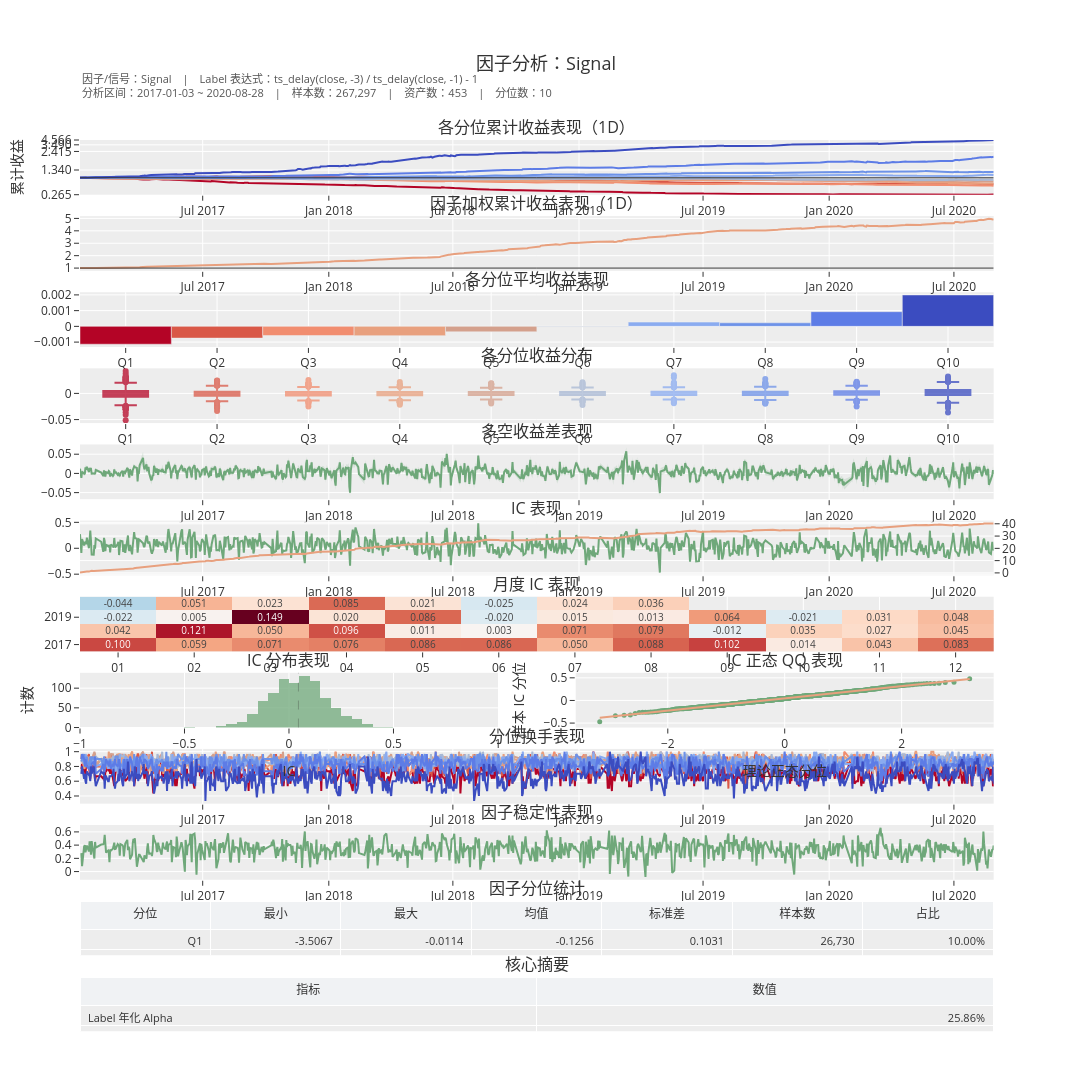

This figure's notebook cell:
### Code cell
# 检查信号绩效
dataset.show_signal_performance(signal)

### Figure 1 — Plotly figure (JSON) as saved in the notebook; plotly's stock layout.template omitted (floating-point values rounded to 4 significant figures; data arrays with more than 128 entries replaced by an {"elided": "..."} marker saying what was removed)
{"data": [{"customdata": {"elided": "891 float values"}, "hovertemplate": "日期=%{x}<br>分位=1<br>累计收益=%{customdata:.4f}<extra></extra>", "line": {"color": "#b40426", "width": 2}, "mode": "lines", "name": "1", "showlegend": false, "type": "scatter", "x": {"elided": "891 str values"}, "xaxis": "x", "y": {"elided": "891 float values"}, "yaxis": "y"}, {"customdata": {"elided": "891 float values"}, "hovertemplate": "日期=%{x}<br>分位=2<br>累计收益=%{customdata:.4f}<extra></extra>", "line": {"color": "#d95847", "width": 2}, "mode": "lines", "name": "2", "showlegend": false, "type": "scatter", "x": {"elided": "891 str values"}, "xaxis": "x", "y": {"elided": "891 float values"}, "yaxis": "y"}, {"customdata": {"elided": "891 float values"}, "hovertemplate": "日期=%{x}<br>分位=3<br>累计收益=%{customdata:.4f}<extra></extra>", "line": {"color": "#f18d6f", "width": 2}, "mode": "lines", "name": "3", "showlegend": false, "type": "scatter", "x": {"elided": "891 str values"}, "xaxis": "x", "y": {"elided": "891 float values"}, "yaxis": "y"}, {"customdata": {"elided": "891 float values"}, "hovertemplate": "日期=%{x}<br>分位=4<br>累计收益=%{customdata:.4f}<extra></extra>", "line": {"color": "#e8a07e", "width": 2}, "mode": "lines", "name": "4", "showlegend": false, "type": "scatter", "x": {"elided": "891 str values"}, "xaxis": "x", "y": {"elided": "891 float values"}, "yaxis": "y"}, {"customdata": {"elided": "891 float values"}, "hovertemplate": "日期=%{x}<br>分位=5<br>累计收益=%{customdata:.4f}<extra></extra>", "line": {"color": "#d4a08c", "width": 2}, "mode": "lines", "name": "5", "showlegend": false, "type": "scatter", "x": {"elided": "891 str values"}, "xaxis": "x", "y": {"elided": "891 float values"}, "yaxis": "y"}, {"customdata": {"elided": "891 float values"}, "hovertemplate": "日期=%{x}<br>分位=6<br>累计收益=%{customdata:.4f}<extra></extra>", "line": {"color": "#a8b8d4", "width": 2}, "mode": "lines", "name": "6", "showlegend": false, "type": "scatter", "x": {"elided": "891 str values"}, "xaxis": "x", "y": {"elided": "891 float values"}, "yaxis": "y"}, {"customdata": {"elided": "891 float values"}, "hovertemplate": "日期=%{x}<br>分位=7<br>累计收益=%{customdata:.4f}<extra></extra>", "line": {"color": "#8aabf0", "width": 2}, "mode": "lines", "name": "7", "showlegend": false, "type": "scatter", "x": {"elided": "891 str values"}, "xaxis": "x", "y": {"elided": "891 float values"}, "yaxis": "y"}, {"customdata": {"elided": "891 float values"}, "hovertemplate": "日期=%{x}<br>分位=8<br>累计收益=%{customdata:.4f}<extra></extra>", "line": {"color": "#6d92e8", "width": 2}, "mode": "lines", "name": "8", "showlegend": false, "type": "scatter", "x": {"elided": "891 str values"}, "xaxis": "x", "y": {"elided": "891 float values"}, "yaxis": "y"}, {"customdata": {"elided": "891 float values"}, "hovertemplate": "日期=%{x}<br>分位=9<br>累计收益=%{customdata:.4f}<extra></extra>", "line": {"color": "#5d7ce6", "width": 2}, "mode": "lines", "name": "9", "showlegend": false, "type": "scatter", "x": {"elided": "891 str values"}, "xaxis": "x", "y": {"elided": "891 float values"}, "yaxis": "y"}, {"customdata": {"elided": "891 float values"}, "hovertemplate": "日期=%{x}<br>分位=10<br>累计收益=%{customdata:.4f}<extra></extra>", "line": {"color": "#3b4cc0", "width": 2}, "mode": "lines", "name": "10", "showlegend": false, "type": "scatter", "x": {"elided": "891 str values"}, "xaxis": "x", "y": {"elided": "891 float values"}, "yaxis": "y"}, {"hoverinfo": "skip", "line": {"color": "#333333", "width": 1}, "mode": "lines", "name": "基准=1", "showlegend": false, "type": "scatter", "x": ["2017-01-03T00:00:00", "2020-08-28T00:00:00"], "xaxis": "x", "y": [1.111, 1.111], "yaxis": "y"}, {"hovertemplate": "日期=%{x}<br>累计收益=%{y:.4f}<extra></extra>", "line": {"color": "#E8A07E", "width": 2}, "mode": "lines", "name": "因子加权", "showlegend": false, "type": "scatter", "x": {"elided": "891 str values"}, "xaxis": "x2", "y": {"elided": "891 float values"}, "yaxis": "y2"}, {"hoverinfo": "skip", "hovertemplate": "", "line": {"color": "#333333", "width": 1}, "mode": "lines", "name": "基准=1", "showlegend": false, "type": "scatter", "x": ["2017-01-03T00:00:00.000000000", "2020-08-28T00:00:00.000000000"], "xaxis": "x2", "y": [1.0, 1.0], "yaxis": "y2"}, {"hovertemplate": "分位=%{x}<br>均值=%{y:.4f}<extra></extra>", "marker": {"color": ["#b40426", "#d95847", "#f18d6f", "#e8a07e", "#d4a08c", "#a8b8d4", "#8aabf0", "#6d92e8", "#5d7ce6", "#3b4cc0"]}, "name": "平均 Label 收益", "showlegend": false, "type": "bar", "x": ["Q1", "Q2", "Q3", "Q4", "Q5", "Q6", "Q7", "Q8", "Q9", "Q10"], "xaxis": "x3", "y": [-0.001134, -0.0007473, -0.0005796, -0.0005889, -0.0003441, -3.173e-05, 0.0002703, 0.0002265, 0.0009333, 0.001995], "yaxis": "y3"}, {"boxmean": false, "fillcolor": "#b40426", "hovertemplate": "分位=%{fullData.name}<br>Label=%{y:.4f}<extra></extra>", "line": {"color": "#b40426"}, "marker": {"color": "#b40426"}, "name": "Q1", "opacity": 0.75, "showlegend": false, "type": "box", "xaxis": "x4", "y": {"elided": "891 float values"}, "yaxis": "y4"}, {"boxmean": false, "fillcolor": "#d95847", "hovertemplate": "分位=%{fullData.name}<br>Label=%{y:.4f}<extra></extra>", "line": {"color": "#d95847"}, "marker": {"color": "#d95847"}, "name": "Q2", "opacity": 0.75, "showlegend": false, "type": "box", "xaxis": "x4", "y": {"elided": "891 float values"}, "yaxis": "y4"}, {"boxmean": false, "fillcolor": "#f18d6f", "hovertemplate": "分位=%{fullData.name}<br>Label=%{y:.4f}<extra></extra>", "line": {"color": "#f18d6f"}, "marker": {"color": "#f18d6f"}, "name": "Q3", "opacity": 0.75, "showlegend": false, "type": "box", "xaxis": "x4", "y": {"elided": "891 float values"}, "yaxis": "y4"}, {"boxmean": false, "fillcolor": "#e8a07e", "hovertemplate": "分位=%{fullData.name}<br>Label=%{y:.4f}<extra></extra>", "line": {"color": "#e8a07e"}, "marker": {"color": "#e8a07e"}, "name": "Q4", "opacity": 0.75, "showlegend": false, "type": "box", "xaxis": "x4", "y": {"elided": "891 float values"}, "yaxis": "y4"}, {"boxmean": false, "fillcolor": "#d4a08c", "hovertemplate": "分位=%{fullData.name}<br>Label=%{y:.4f}<extra></extra>", "line": {"color": "#d4a08c"}, "marker": {"color": "#d4a08c"}, "name": "Q5", "opacity": 0.75, "showlegend": false, "type": "box", "xaxis": "x4", "y": {"elided": "891 float values"}, "yaxis": "y4"}, {"boxmean": false, "fillcolor": "#a8b8d4", "hovertemplate": "分位=%{fullData.name}<br>Label=%{y:.4f}<extra></extra>", "line": {"color": "#a8b8d4"}, "marker": {"color": "#a8b8d4"}, "name": "Q6", "opacity": 0.75, "showlegend": false, "type": "box", "xaxis": "x4", "y": {"elided": "891 float values"}, "yaxis": "y4"}, {"boxmean": false, "fillcolor": "#8aabf0", "hovertemplate": "分位=%{fullData.name}<br>Label=%{y:.4f}<extra></extra>", "line": {"color": "#8aabf0"}, "marker": {"color": "#8aabf0"}, "name": "Q7", "opacity": 0.75, "showlegend": false, "type": "box", "xaxis": "x4", "y": {"elided": "891 float values"}, "yaxis": "y4"}, {"boxmean": false, "fillcolor": "#6d92e8", "hovertemplate": "分位=%{fullData.name}<br>Label=%{y:.4f}<extra></extra>", "line": {"color": "#6d92e8"}, "marker": {"color": "#6d92e8"}, "name": "Q8", "opacity": 0.75, "showlegend": false, "type": "box", "xaxis": "x4", "y": {"elided": "891 float values"}, "yaxis": "y4"}, {"boxmean": false, "fillcolor": "#5d7ce6", "hovertemplate": "分位=%{fullData.name}<br>Label=%{y:.4f}<extra></extra>", "line": {"color": "#5d7ce6"}, "marker": {"color": "#5d7ce6"}, "name": "Q9", "opacity": 0.75, "showlegend": false, "type": "box", "xaxis": "x4", "y": {"elided": "891 float values"}, "yaxis": "y4"}, {"boxmean": false, "fillcolor": "#3b4cc0", "hovertemplate": "分位=%{fullData.name}<br>Label=%{y:.4f}<extra></extra>", "line": {"color": "#3b4cc0"}, "marker": {"color": "#3b4cc0"}, "name": "Q10", "opacity": 0.75, "showlegend": false, "type": "box", "xaxis": "x4", "y": {"elided": "891 float values"}, "yaxis": "y4"}, {"hovertemplate": "日期=%{x}<br>Spread=%{y:.4f}<extra></extra>", "line": {"color": "#6FA87A", "width": 2}, "mode": "lines", "name": "Top−Bottom", "showlegend": false, "type": "scatter", "x": {"elided": "891 str values"}, "xaxis": "x5", "y": {"elided": "891 float values"}, "yaxis": "y5"}, {"fill": "toself", "fillcolor": "rgba(111, 168, 122, 0.18)", "hoverinfo": "skip", "line": {"color": "rgba(0,0,0,0)"}, "name": "Spread 误差带", "showlegend": false, "type": "scatter", "x": {"elided": "1782 str values"}, "xaxis": "x5", "y": {"elided": "1782 float values"}, "yaxis": "y5"}, {"hovertemplate": "日期=%{x}<br>IC=%{y:.4f}<extra></extra>", "line": {"color": "#6FA87A", "width": 2}, "mode": "lines", "name": "日度 IC", "showlegend": false, "type": "scatter", "x": {"elided": "891 str values"}, "xaxis": "x6", "y": {"elided": "891 float values"}, "yaxis": "y6"}, {"hovertemplate": "日期=%{x}<br>累计 IC=%{y:.4f}<extra></extra>", "line": {"color": "#E8A07E", "width": 2}, "mode": "lines", "name": "累计 IC", "showlegend": false, "type": "scatter", "x": {"elided": "891 str values"}, "xaxis": "x6", "y": {"elided": "891 float values"}, "yaxis": "y7"}, {"colorscale": [[0, "rgb(5,48,97)"], [0.1, "rgb(33,102,172)"], [0.2, "rgb(67,147,195)"], [0.3, "rgb(146,197,222)"], [0.4, "rgb(209,229,240)"], [0.5, "rgb(247,247,247)"], [0.6, "rgb(253,219,199)"], [0.7, "rgb(244,165,130)"], [0.8, "rgb(214,96,77)"], [0.9, "rgb(178,24,43)"], [1, "rgb(103,0,31)"]], "hovertemplate": "年=%{y}<br>月=%{x}<br>IC=%{z:.4f}<extra></extra>", "showscale": false, "text": [["0.100", "0.059", "0.071", "0.076", "0.086", "0.086", "0.050", "0.088", "0.102", "0.014", "0.043", "0.083"], ["0.042", "0.121", "0.050", "0.096", "0.011", "0.003", "0.071", "0.079", "-0.012", "0.035", "0.027", "0.045"], ["-0.022", "0.005", "0.149", "0.020", "0.086", "-0.020", "0.015", "0.013", "0.064", "-0.021", "0.031", "0.048"], ["-0.044", "0.051", "0.023", "0.085", "0.021", "-0.025", "0.024", "0.036", "", "", "", ""]], "texttemplate": "%{text}", "type": "heatmap", "x": ["01", "02", "03", "04", "05", "06", "07", "08", "09", "10", "11", "12"], "xaxis": "x7", "y": ["2017", "2018", "2019", "2020"], "yaxis": "y8", "z": [[0.09969, 0.05944, 0.07085, 0.07593, 0.08623, 0.08644, 0.04986, 0.08814, 0.1023, 0.01354, 0.04313, 0.08271], [0.04203, 0.1214, 0.04981, 0.09562, 0.0113, 0.002863, 0.07104, 0.07923, -0.01199, 0.03492, 0.02723, 0.04475], [-0.02162, 0.005003, 0.1493, 0.02049, 0.086, -0.02039, 0.01538, 0.01336, 0.064, -0.02065, 0.03051, 0.04751], [-0.04363, 0.05138, 0.02263, 0.08518, 0.02096, -0.02498, 0.02408, 0.0359, null, null, null, null]], "zmid": 0}, {"hovertemplate": "IC=%{x:.4f}<br>计数=%{y}<extra></extra>", "marker": {"color": "#6FA87A"}, "name": "IC 分布", "nbinsx": 40, "opacity": 0.75, "showlegend": false, "type": "histogram", "x": {"elided": "891 float values"}, "xaxis": "x8", "yaxis": "y9"}, {"hovertemplate": "理论=%{x:.4f}<br>样本=%{y:.4f}<extra></extra>", "marker": {"color": "#6FA87A", "size": 5}, "mode": "markers", "name": "样本分位", "showlegend": false, "type": "scatter", "x": {"elided": "891 float values"}, "xaxis": "x9", "y": {"elided": "891 float values"}, "yaxis": "y10"}, {"hoverinfo": "skip", "line": {"color": "#E8A07E", "width": 2}, "mode": "lines", "name": "正态参考线", "showlegend": false, "type": "scatter", "x": [-3.164, 3.164], "xaxis": "x9", "y": [-0.3817, 0.4722], "yaxis": "y10"}, {"hovertemplate": "日期=%{x}<br>分位=1<br>换手率=%{y:.4f}<extra></extra>", "line": {"color": "#b40426", "width": 2}, "mode": "lines", "name": "Q1", "showlegend": false, "type": "scatter", "x": {"elided": "891 str values"}, "xaxis": "x10", "y": {"elided": "891 float values"}, "yaxis": "y11"}, {"hovertemplate": "日期=%{x}<br>分位=2<br>换手率=%{y:.4f}<extra></extra>", "line": {"color": "#d95847", "width": 2}, "mode": "lines", "name": "Q2", "showlegend": false, "type": "scatter", "x": {"elided": "891 str values"}, "xaxis": "x10", "y": {"elided": "891 float values"}, "yaxis": "y11"}, {"hovertemplate": "日期=%{x}<br>分位=3<br>换手率=%{y:.4f}<extra></extra>", "line": {"color": "#f18d6f", "width": 2}, "mode": "lines", "name": "Q3", "showlegend": false, "type": "scatter", "x": {"elided": "891 str values"}, "xaxis": "x10", "y": {"elided": "891 float values"}, "yaxis": "y11"}, {"hovertemplate": "日期=%{x}<br>分位=4<br>换手率=%{y:.4f}<extra></extra>", "line": {"color": "#e8a07e", "width": 2}, "mode": "lines", "name": "Q4", "showlegend": false, "type": "scatter", "x": {"elided": "891 str values"}, "xaxis": "x10", "y": {"elided": "891 float values"}, "yaxis": "y11"}, {"hovertemplate": "日期=%{x}<br>分位=5<br>换手率=%{y:.4f}<extra></extra>", "line": {"color": "#d4a08c", "width": 2}, "mode": "lines", "name": "Q5", "showlegend": false, "type": "scatter", "x": {"elided": "891 str values"}, "xaxis": "x10", "y": {"elided": "891 float values"}, "yaxis": "y11"}, {"hovertemplate": "日期=%{x}<br>分位=6<br>换手率=%{y:.4f}<extra></extra>", "line": {"color": "#a8b8d4", "width": 2}, "mode": "lines", "name": "Q6", "showlegend": false, "type": "scatter", "x": {"elided": "891 str values"}, "xaxis": "x10", "y": {"elided": "891 float values"}, "yaxis": "y11"}, {"hovertemplate": "日期=%{x}<br>分位=7<br>换手率=%{y:.4f}<extra></extra>", "line": {"color": "#8aabf0", "width": 2}, "mode": "lines", "name": "Q7", "showlegend": false, "type": "scatter", "x": {"elided": "891 str values"}, "xaxis": "x10", "y": {"elided": "891 float values"}, "yaxis": "y11"}, {"hovertemplate": "日期=%{x}<br>分位=8<br>换手率=%{y:.4f}<extra></extra>", "line": {"color": "#6d92e8", "width": 2}, "mode": "lines", "name": "Q8", "showlegend": false, "type": "scatter", "x": {"elided": "891 str values"}, "xaxis": "x10", "y": {"elided": "891 float values"}, "yaxis": "y11"}, {"hovertemplate": "日期=%{x}<br>分位=9<br>换手率=%{y:.4f}<extra></extra>", "line": {"color": "#5d7ce6", "width": 2}, "mode": "lines", "name": "Q9", "showlegend": false, "type": "scatter", "x": {"elided": "891 str values"}, "xaxis": "x10", "y": {"elided": "891 float values"}, "yaxis": "y11"}, {"hovertemplate": "日期=%{x}<br>分位=10<br>换手率=%{y:.4f}<extra></extra>", "line": {"color": "#3b4cc0", "width": 2}, "mode": "lines", "name": "Q10", "showlegend": false, "type": "scatter", "x": {"elided": "891 str values"}, "xaxis": "x10", "y": {"elided": "891 float values"}, "yaxis": "y11"}, {"hovertemplate": "日期=%{x}<br>自相关=%{y:.4f}<extra></extra>", "line": {"color": "#6FA87A", "width": 2}, "mode": "lines", "name": "秩自相关", "showlegend": false, "type": "scatter", "x": {"elided": "891 str values"}, "xaxis": "x11", "y": {"elided": "891 float values"}, "yaxis": "y12"}, {"cells": {"align": "right", "font": {"color": "#333333", "size": 11}, "values": [["Q1", "Q2", "Q3", "Q4", "Q5", "Q6", "Q7", "Q8", "Q9", "Q10"], ["-3.5067", "-0.3039", "-0.1181", "-0.0773", "-0.0580", "-0.0410", "-0.0185", "-0.0072", "0.0122", "0.0295"], ["-0.0114", "0.0096", "0.0240", "0.0390", "0.0560", "0.0743", "0.0986", "0.1292", "0.1723", "2.5468"], ["-0.1256", "-0.0643", "-0.0383", "-0.0205", "-0.0062", "0.0064", "0.0192", "0.0342", "0.0557", "0.1160"], ["0.1031", "0.0198", "0.0155", "0.0136", "0.0127", "0.0125", "0.0132", "0.0157", "0.0219", "0.0636"], ["26,730", "26,730", "26,730", "26,730", "26,734", "26,724", "26,730", "26,730", "26,738", "26,721"], ["10.00%", "10.00%", "10.00%", "10.00%", "10.00%", "10.00%", "10.00%", "10.00%", "10.00%", "10.00%"]]}, "domain": {"x": [0, 0.94], "y": [0.08533, 0.1467]}, "header": {"align": "center", "fill": {"color": "#F0F2F4"}, "font": {"color": "#333333", "size": 12}, "values": ["分位", "最小", "最大", "均值", "标准差", "样本数", "占比"]}, "type": "table"}, {"cells": {"align": ["left", "right"], "font": {"color": "#333333", "size": 11}, "values": [["Label 年化 Alpha", "Label Beta", "IC 均值", "IC 标准差", "IC IR", "IC 偏度", "IC 超额峰度", "Jarque-Bera 统计量", "Jarque-Bera p 值", "Top−Bottom Spread 均值"], ["25.86%", "0.0174", "0.0452", "0.1347", "0.3356", "0.0498", "-0.0004", "0.3683", "0.8318", "0.31%"]]}, "domain": {"x": [0, 0.94], "y": [0, 0.06133]}, "header": {"align": "center", "fill": {"color": "#F0F2F4"}, "font": {"color": "#333333", "size": 12}, "values": ["指标", "数值"]}, "type": "table"}], "layout": {"annotations": [{"font": {"size": 16}, "showarrow": false, "text": "各分位累计收益表现（1D）", "x": 0.47, "xanchor": "center", "xref": "paper", "y": 1, "yanchor": "bottom", "yref": "paper"}, {"font": {"size": 16}, "showarrow": false, "text": "因子加权累计收益表现（1D）", "x": 0.47, "xanchor": "center", "xref": "paper", "y": 0.9147, "yanchor": "bottom", "yref": "paper"}, {"font": {"size": 16}, "showarrow": false, "text": "各分位平均收益表现", "x": 0.47, "xanchor": "center", "xref": "paper", "y": 0.8293, "yanchor": "bottom", "yref": "paper"}, {"font": {"size": 16}, "showarrow": false, "text": "各分位收益分布", "x": 0.47, "xanchor": "center", "xref": "paper", "y": 0.744, "yanchor": "bottom", "yref": "paper"}, {"font": {"size": 16}, "showarrow": false, "text": "多空收益差表现", "x": 0.47, "xanchor": "center", "xref": "paper", "y": 0.6587, "yanchor": "bottom", "yref": "paper"}, {"font": {"size": 16}, "showarrow": false, "text": "IC 表现", "x": 0.47, "xanchor": "center", "xref": "paper", "y": 0.5733, "yanchor": "bottom", "yref": "paper"}, {"font": {"size": 16}, "showarrow": false, "text": "月度 IC 表现", "x": 0.47, "xanchor": "center", "xref": "paper", "y": 0.488, "yanchor": "bottom", "yref": "paper"}, {"font": {"size": 16}, "showarrow": false, "text": "IC 分布表现", "x": 0.215, "xanchor": "center", "xref": "paper", "y": 0.4027, "yanchor": "bottom", "yref": "paper"}, {"font": {"size": 16}, "showarrow": false, "text": "IC 正态 QQ 表现", "x": 0.725, "xanchor": "center", "xref": "paper", "y": 0.4027, "yanchor": "bottom", "yref": "paper"}, {"font": {"size": 16}, "showarrow": false, "text": "分位换手表现", "x": 0.47, "xanchor": "center", "xref": "paper", "y": 0.3173, "yanchor": "bottom", "yref": "paper"}, {"font": {"size": 16}, "showarrow": false, "text": "因子稳定性表现", "x": 0.47, "xanchor": "center", "xref": "paper", "y": 0.232, "yanchor": "bottom", "yref": "paper"}, {"font": {"size": 16}, "showarrow": false, "text": "因子分位统计", "x": 0.47, "xanchor": "center", "xref": "paper", "y": 0.1467, "yanchor": "bottom", "yref": "paper"}, {"font": {"size": 16}, "showarrow": false, "text": "核心摘要", "x": 0.47, "xanchor": "center", "xref": "paper", "y": 0.06133, "yanchor": "bottom", "yref": "paper"}, {"align": "left", "font": {"color": "#555555", "size": 11}, "showarrow": false, "text": "因子/信号：Signal　|　Label 表达式：ts_delay(close, -3) / ts_delay(close, -1) - 1<br>分析区间：2017-01-03 ~ 2020-08-28　|　样本数：267,297　|　资产数：453　|　分位数：10", "x": 0, "xref": "paper", "y": 1.08, "yref": "paper"}], "font": {"color": "#333333"}, "height": 5200, "hovermode": "x unified", "margin": {"b": 60, "r": 40, "t": 140}, "shapes": [{"line": {"color": "#333333", "dash": "dash", "width": 1}, "type": "line", "x0": 0.04521, "x1": 0.04521, "xref": "x8", "y0": 0, "y1": 1, "yref": "y9 domain"}], "showlegend": false, "title": {"font": {"color": "#333333", "size": 18}, "text": "因子分析：Signal", "x": 0.5, "xanchor": "center"}, "width": 1280, "xaxis": {"anchor": "y", "domain": [0, 0.94], "showgrid": true}, "xaxis10": {"anchor": "y11", "domain": [0, 0.94], "showgrid": true}, "xaxis11": {"anchor": "y12", "domain": [0, 0.94], "showgrid": true}, "xaxis2": {"anchor": "y2", "domain": [0, 0.94], "showgrid": true}, "xaxis3": {"anchor": "y3", "domain": [0, 0.94], "showgrid": true}, "xaxis4": {"anchor": "y4", "domain": [0, 0.94], "showgrid": true}, "xaxis5": {"anchor": "y5", "domain": [0, 0.94], "showgrid": true}, "xaxis6": {"anchor": "y6", "domain": [0, 0.94], "showgrid": true}, "xaxis7": {"anchor": "y8", "domain": [0, 0.94]}, "xaxis8": {"anchor": "y9", "domain": [0, 0.43], "range": [-1, 1], "showgrid": true, "title": {"text": "IC"}}, "xaxis9": {"anchor": "y10", "domain": [0.51, 0.94], "showgrid": true, "title": {"text": "理论正态分位"}}, "yaxis": {"anchor": "x", "domain": [0.9387, 1], "range": [0.294, 2.939], "showgrid": true, "tickmode": "array", "ticktext": ["0.265", "1.340", "2.415", "3.490", "4.566"], "tickvals": [0.294, 1.489, 2.386, 2.706, 2.939], "title": {"text": "累计收益"}, "type": "linear"}, "yaxis10": {"anchor": "x9", "domain": [0.3413, 0.4027], "showgrid": true, "title": {"text": "样本 IC 分位"}}, "yaxis11": {"anchor": "x10", "domain": [0.256, 0.3173], "showgrid": true}, "yaxis12": {"anchor": "x11", "domain": [0.1707, 0.232], "showgrid": true}, "yaxis2": {"anchor": "x2", "domain": [0.8533, 0.9147], "showgrid": true}, "yaxis3": {"anchor": "x3", "domain": [0.768, 0.8293], "showgrid": true}, "yaxis4": {"anchor": "x4", "domain": [0.6827, 0.744], "showgrid": true}, "yaxis5": {"anchor": "x5", "domain": [0.5973, 0.6587], "showgrid": true}, "yaxis6": {"anchor": "x6", "domain": [0.512, 0.5733], "showgrid": true}, "yaxis7": {"anchor": "x6", "overlaying": "y6", "showgrid": true, "side": "right"}, "yaxis8": {"anchor": "x7", "domain": [0.4267, 0.488]}, "yaxis9": {"anchor": "x8", "domain": [0.3413, 0.4027], "showgrid": true, "title": {"text": "计数"}}}}
